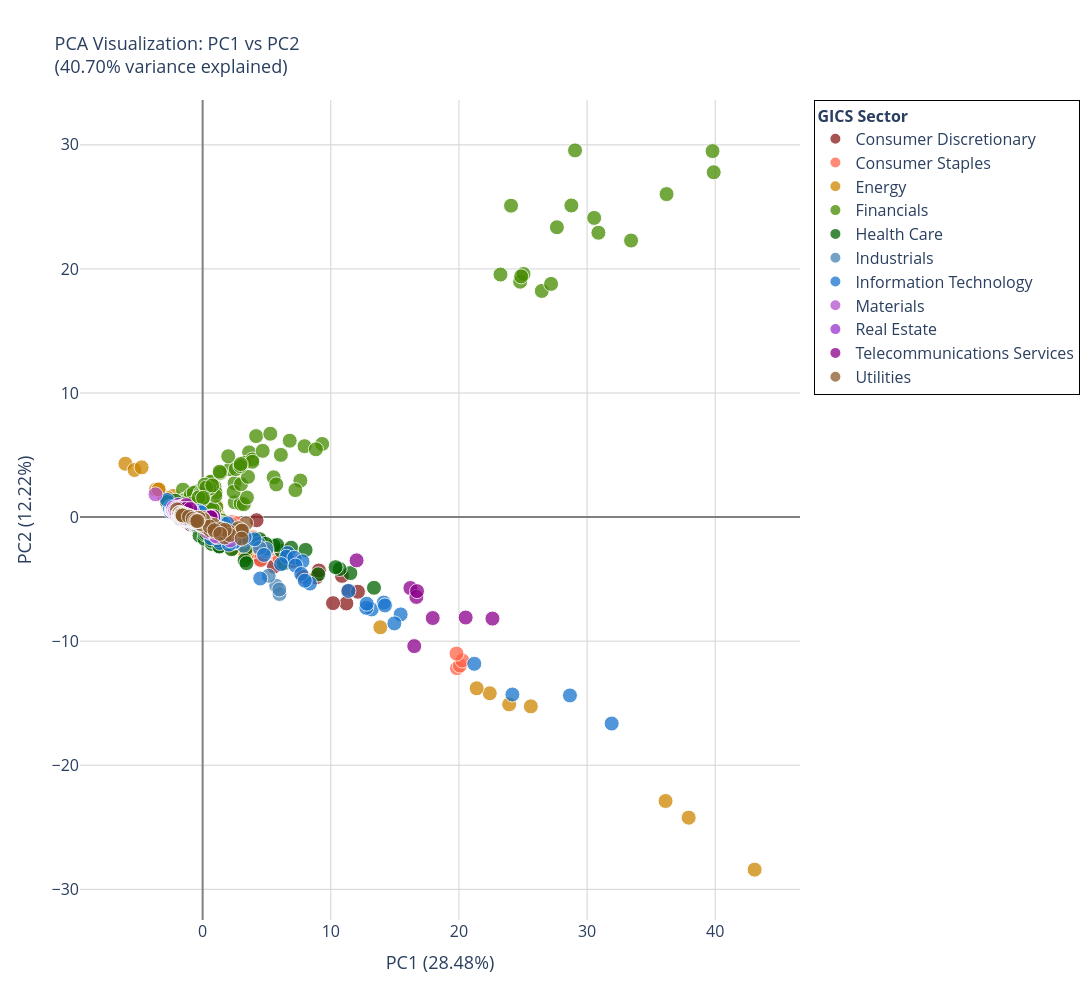

Source (notebook cell):
### Code cell
### >> Plot2: Interactive 2D PCA with R Palette

import plotly.express as px
import plotly.graph_objects as go
from plotly.subplots import make_subplots

# Prepare data
X = 'PC1'  # <-- can be changed from PC1 to PC10 
Y = 'PC2'  # <-- can be changed from PC1 to PC10 

df_pca_plot = df_pca_full.copy()
if 'Total Revenue' in df_fundamentals.columns:
    df_pca_plot['Revenue'] = df_fundamentals['Total Revenue'].values
if 'Total Assets' in df_fundamentals.columns:
    df_pca_plot['Assets'] = df_fundamentals['Total Assets'].values
if 'Net Income' in df_fundamentals.columns:
    df_pca_plot['Net Income'] = df_fundamentals['Net Income'].values

# Create sector to color mapping
sectors = sorted(df_pca_plot['Sector'].unique())
sector_colors = {sector: r_palette[i % len(r_palette)] 
                 for i, sector in enumerate(sectors)}

# Single plot version
fig = go.Figure()

for sector in sectors:
    sector_data = df_pca_plot[df_pca_plot['Sector'] == sector]
    
    # Prepare hover text
    hover_text = []
    for idx, row in sector_data.iterrows():
        text = f"<b>{row['Ticker']}</b><br>"
        text += f"Sector: {sector}<br>"
        text += f"{X}: {row[X]:.2f}<br>"
        text += f"{Y}: {row[Y]:.2f}<br>"
        if 'Revenue' in sector_data.columns:
            text += f"Revenue: ${row['Revenue']:,.0f}<br>"
        if 'Assets' in sector_data.columns:
            text += f"Assets: ${row['Assets']:,.0f}<br>"
        if 'Net Income' in sector_data.columns:
            text += f"Net Income: ${row['Net Income']:,.0f}"
        hover_text.append(text)
    
    fig.add_trace(
        go.Scatter(x=sector_data[X],y=sector_data[Y],
                   mode='markers',name=sector,
                   marker=dict(size=15,
                               color=sector_colors[sector],
                               opacity=0.75,
                               line=dict(width=1, color='white')),
                            text=hover_text,
                            hovertemplate='%{text}<extra></extra>'
                              ))

fig.update_layout(
    width=1300,height=1000,
    title=dict(
        text=f'PCA Visualization: {X} vs {Y}<br>({(pca.explained_variance_ratio_[0] + pca.explained_variance_ratio_[1])*100:.2f}% variance explained)',
        font=dict(size=18)
    ),
    xaxis=dict(
        title=f'{X} ({pca.explained_variance_ratio_[0]*100:.2f}%)',
        title_font=dict(size=18),  # Increase x-axis title font size
        gridcolor='lightgray',
        showgrid=True,
        zeroline=True,
        zerolinecolor='gray',
        zerolinewidth=2
    ),
    yaxis=dict(
        title=f'{Y} ({pca.explained_variance_ratio_[1]*100:.2f}%)',
        title_font=dict(size=18),  # Increase y-axis title font size
        gridcolor='lightgray',
        showgrid=True,
        zeroline=True,
        zerolinecolor='gray',
        zerolinewidth=2
    ),
    hovermode='closest',
    plot_bgcolor='white',
    legend=dict(
        title=dict(text='<b>GICS Sector</b>', font=dict(size=16)),
        bgcolor="rgba(255,255,255,0.95)",
        bordercolor="black",
        borderwidth=1,
        font=dict(size=16),
        itemsizing='constant'
    )
)
fig.update_xaxes(tickfont=dict(size=16))
fig.update_yaxes(tickfont=dict(size=16))
fig.show()

## >> save as html and png for sharing
FILE_NAME = f"pca_{X}_vs_{Y}_test10"
fig.write_html(f"{HTML_PATH}/{FILE_NAME}.html")
fig.write_image(f"{FIG_PATH}/{FILE_NAME}.png",
               width=1200, height=500,
               scale=3          # Scale factor (like DPI multiplier)
               )

# allow to open automatically in the default browser
# import webbrowser
webbrowser.open(f"{HTML_PATH}/{FILE_NAME}.html")
